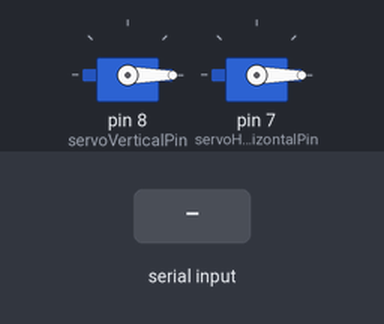
Bench run of a sketch on a simulated Arduino Uno, built with avr-gcc and run on an emulated ATmega328P. Shown: 2 × servo. The test bench sets the inputs (shaded band).

Above: at 1.2 s.
1.3 s: "1" received over Serial
At 2.3 s:
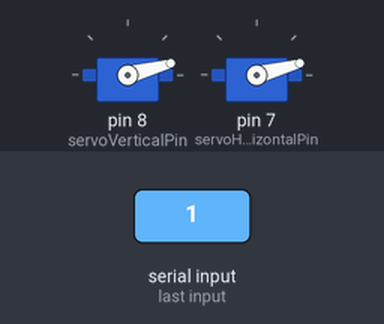
2.8 s: "2" received over Serial
At 3.5 s:
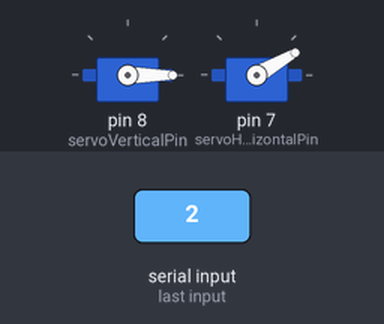
4.3 s: "1" received over Serial
At 4.6 s:
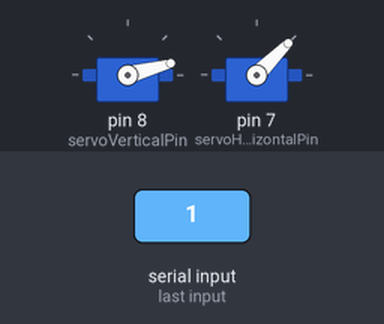
5.8 s: "3" received over Serial
At 7.0 s:
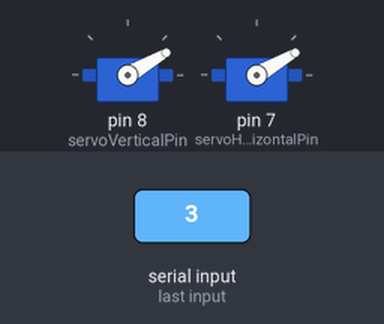
7.3 s: "3" received over Serial
At 8.1 s:
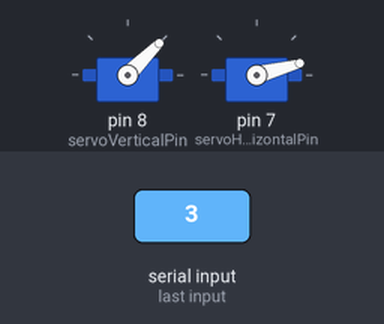
8.8 s: "4" received over Serial
At 9.2 s:
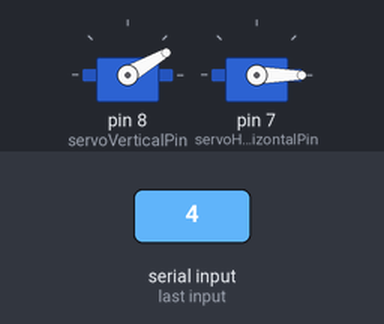
Timing chart, 0 to 11.3 s (numbered marks = the images above; inputs shaded):
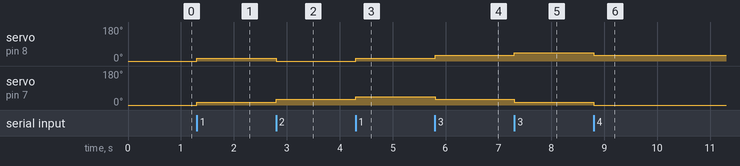

Measured:
- after the input at 1.3 s, servo on pin 8 (servoVerticalPin), servo on pin 7 (servoHorizontalPin): 0° → 15° at once
- after the input at 2.8 s, servo on pin 8 (servoVerticalPin): 15° → 0° at once; servo on pin 7 (servoHorizontalPin): 15° → 30° at once
- after the input at 4.3 s, servo on pin 8 (servoVerticalPin): 0° → 15° at once; servo on pin 7 (servoHorizontalPin): 30° → 45° at once
- after the input at 5.8 s, servo on pin 8 (servoVerticalPin): 15° → 30° at once; servo on pin 7 (servoHorizontalPin): 45° → 30° at once
- after the input at 7.3 s, servo on pin 8 (servoVerticalPin): 30° → 45° at once; servo on pin 7 (servoHorizontalPin): 30° → 15° at once
- after the input at 8.8 s, servo on pin 8 (servoVerticalPin): 45° → 30° at once; servo on pin 7 (servoHorizontalPin): 15° → 0° at once

The sketch:

servoControlSetupArduino.ino
```cpp
#include <Servo.h>
Servo servoVertical;
Servo servoHorizontal;

const int servoVerticalPin = 8;
int verticalAngle = 0;
int turningLeft = 1;
//When positive 1, angle increases to left.
//When negative 1, angle decreases to right.
const int servoHorizontalPin = 7;
int horizontalAngle = 0;
int turningUp = 1;
//When positive 1, angle increases upward.
//When negative 1, angle decreases downward.
boolean continueOperating = true;

void setup() {
  // put your setup code here, to run once:
  servoVertical.attach(servoVerticalPin);
  servoVertical.write(verticalAngle);
  servoHorizontal.attach(servoHorizontalPin);
  servoHorizontal.write(horizontalAngle);
  Serial.begin(9600);
}


//Note, due to configuration of how the servos work,
//Rotation does not occur when in the bottom or the right for
//the respective vertical and horizontal motors.

//This is due to how the servo configurations do not align
//with the angles of 0 to 180.
//Rather, the origin lies at 90, so subtracting from the angle
//does not work in a typical manner.

//As a proof of concept and trial phase, the main benefit of this
//work is to show interactivity and identify servo compatibility.

//Next stage is to send larger packets of data through processing
//to provide scalable movement to the servos, which can be done easily.


void loop() {
    if(Serial.available() > 0){
       char mouseState = Serial.read();
       //Set based on click. When clicked, toggle operation.
       if(mouseState == '0'){
          if(continueOperating)
            continueOperating = false;
          else
            continueOperating = true;
       }else if(continueOperating){
         if(mouseState == '1'){ //Top Left
            turningLeft = 1;
            turningUp = 1;
         }else if(mouseState == '2'){ //Bottom Left
            turningLeft = 1;
            turningUp = -1;
         }else if(mouseState == '3'){ //Top Right
            turningLeft = -1;
            turningUp = 1;
         }else if(mouseState == '4'){ //Bottom Right
            turningLeft = -1;
            turningUp = -1;
         }else{ //Error message, so do nothing
            turningLeft = 0;
            turningUp = 0;
         }

         if((turningLeft != 0) && (turningUp != 0)){
           if(abs(verticalAngle + 15*turningUp) < 180){
              verticalAngle += 15*turningUp;
              servoVertical.write(verticalAngle);
           }else{
              verticalAngle = 0;
              servoVertical.write(verticalAngle);
           }

           if(abs(horizontalAngle + 15*turningLeft) < 180){
              horizontalAngle += 15*turningLeft;
              servoHorizontal.write(horizontalAngle);
           }else{
              horizontalAngle = 0;
              servoHorizontal.write(horizontalAngle);
           }
         } else {
            horizontalAngle = 0;
            servoHorizontal.write(horizontalAngle);
            verticalAngle = 0;
            servoVertical.write(verticalAngle);
         }
       }
    }
}
```
